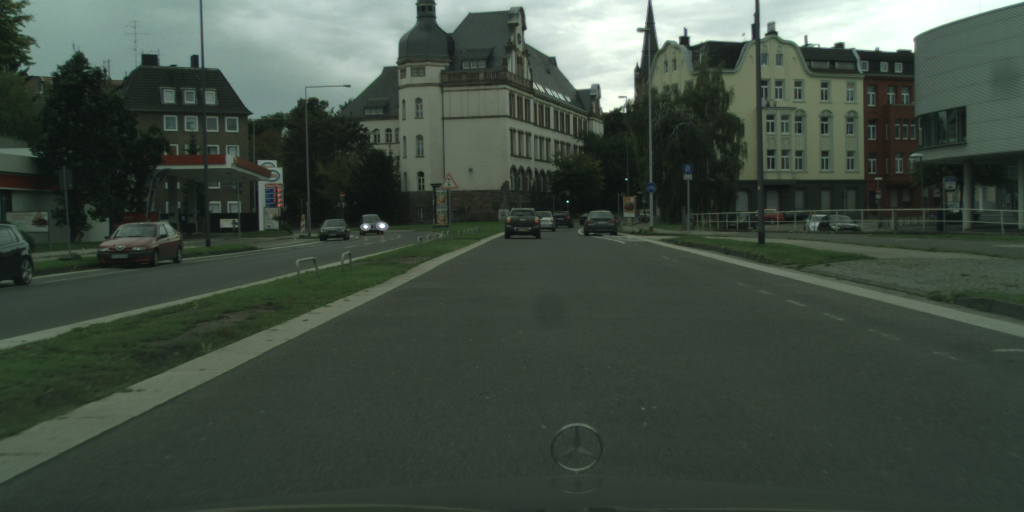
#> input picture images_set/aachen_000001_000019_leftImg8bit.png, 2048 x 1024 px (shown at 1/2 size)
$ python -i convolltion.py   (imports and definitions only)
#> lines starting #> are read from the running program, lines starting #| are printed output that depends on the picture; after the words box and inside, x2 and y2 are one past the last pixel; in counts of white or black regions, pixels touching at a corner belong together
import cv2
import numpy as np
from scipy.ndimage import maximum_filter
from scipy import ndimage
from scipy import signal as sg
import PIL
from PIL import Image, ImageDraw, ImageFilter, ImageShow
import matplotlib.pyplot as plt


# [29 lines left out: functions get_kernel_high, get_kernel_low, circle_image, not called in this run]


def color_adjacent_white_to_red(image_np):
    hsv = cv2.cvtColor(image_np, cv2.COLOR_RGB2HSV)
#> hsv: shape (1024, 2048, 3); mean H, S, V 62.3, 50.1, 75.5
    height, width, _ = hsv.shape
#> height = 1024; width = 2048

    lower_green = np.array([75, 140, 50])
    upper_green = np.array([90, 180, 100])
    mask_green = cv2.inRange(hsv, lower_green, upper_green)
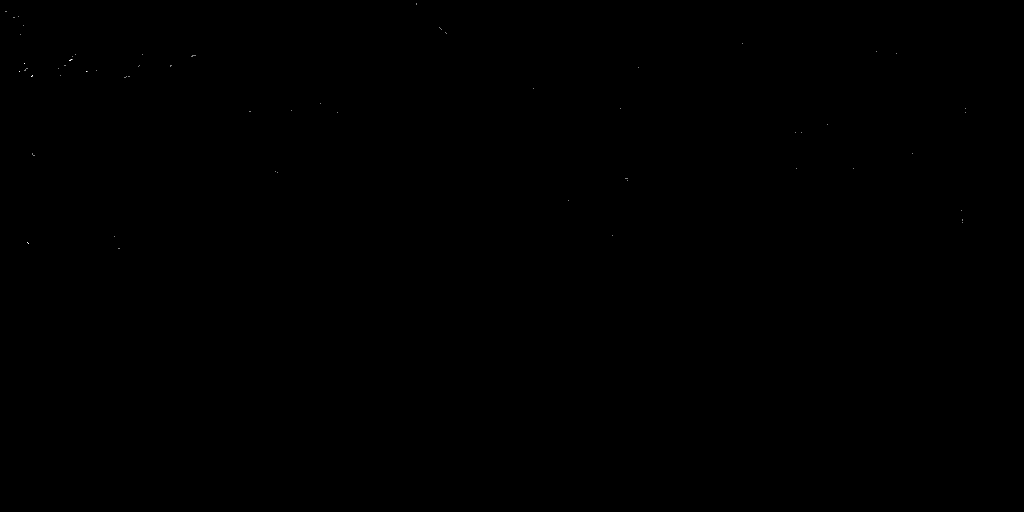
#> mask_green: shape (1024, 2048) (shown at 1/2 size); 0.01% white in thin lines or dots, all inside (x1, y1, x2, y2) = (11, 7, 1932, 498)

    lower_red = np.array([0, 100, 100])
    upper_red = np.array([20, 255, 255])
    mask_red = cv2.inRange(hsv, lower_red, upper_red)
#> mask_red: shape (1024, 2048); 0.01% white; 13 white regions (9 under 20 px), largest, box (x1, y1, x2, y2) and area: (556, 407, 564, 414) 40, (556, 398, 564, 404) 38, (555, 388, 563, 394) 34, (555, 377, 563, 384) 31

    lower_white = np.array([0, 0, 200])
    upper_white = np.array([255, 30, 255])
    mask_white = cv2.inRange(hsv, lower_white, upper_white)
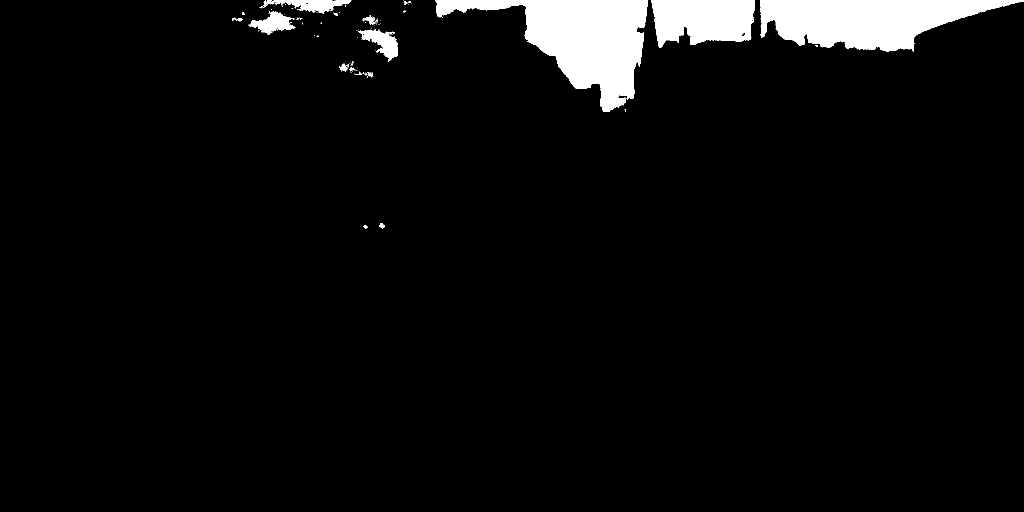
#> mask_white: shape (1024, 2048) (shown at 1/2 size); 4.7% white; 125 white regions (109 under 20 px), largest, box (x1, y1, x2, y2) and area: (871, 0, 1296, 224) 40559, (1520, 0, 2048, 104) 34200, (1303, 0, 1510, 96) 15836

    for y in range(1, height - 1):
        for x in range(1, width - 1):
            if mask_red[y, x] == 255:
                for i in range(-1, 2):
                    for j in range(-1, 2):
                        if mask_white[y+i, x+j] == 255:
                            mask_red[y+i, x+j] = 255
            elif mask_green[y, x] == 255:
                for i in range(-1, 2):
                    for j in range(-1, 2):
                        if mask_white[y + i, x + j] == 255:
                            mask_green[y + i, x + j] = 255

    return mask_red, mask_green


# [66 lines left out: functions identify_traffic_lights_with_hsv, get_kernel1, get_kernel2, identify_traffic_lights_with_hps, main, not called in this run]


# [2 lines not run here, left out]

>>> import cv2
>>> picture = cv2.cvtColor(cv2.imread('images_set/aachen_000001_000019_leftImg8bit.png'), cv2.COLOR_BGR2RGB)
>>> result = color_adjacent_white_to_red(picture)

$ run again, on images_set/aachen_000000_000019_leftImg8bit.png
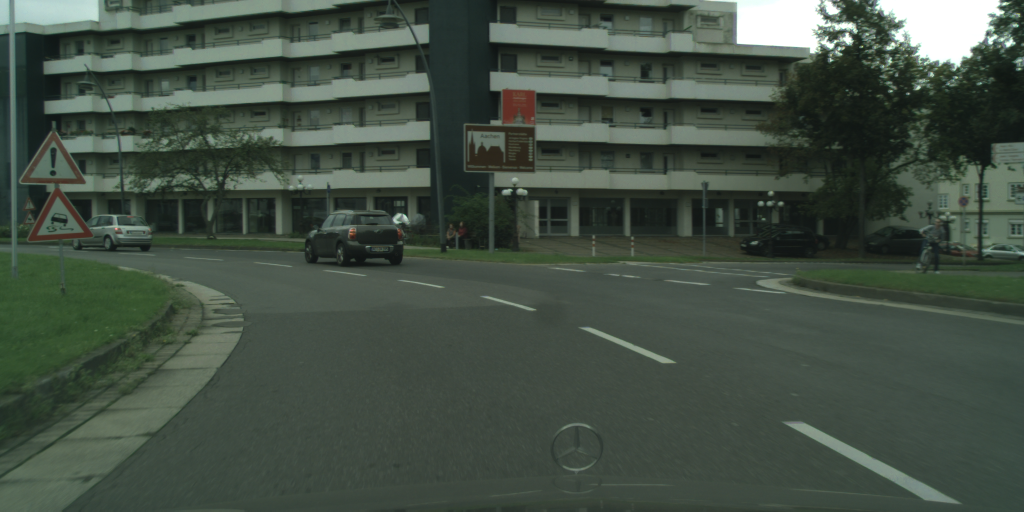
#> input picture images_set/aachen_000000_000019_leftImg8bit.png, 2048 x 1024 px (shown at 1/2 size)
#> hsv: shape (1024, 2048, 3); mean H, S, V 62.6, 49.2, 79.4
#> mask_green: shape (1024, 2048); 0.01% white in thin lines or dots, all inside (x1, y1, x2, y2) = (0, 3, 2048, 497)
#> mask_red: shape (1024, 2048); 0.03% white; 33 white regions (25 under 20 px), largest, box (x1, y1, x2, y2) and area: (1007, 234, 1026, 247) 126, (1025, 184, 1054, 199) 93, (1034, 185, 1050, 193) 89
#> in color_adjacent_white_to_red, `mask_white = cv2.inRange(hsv, lower_white, upper_white)`:
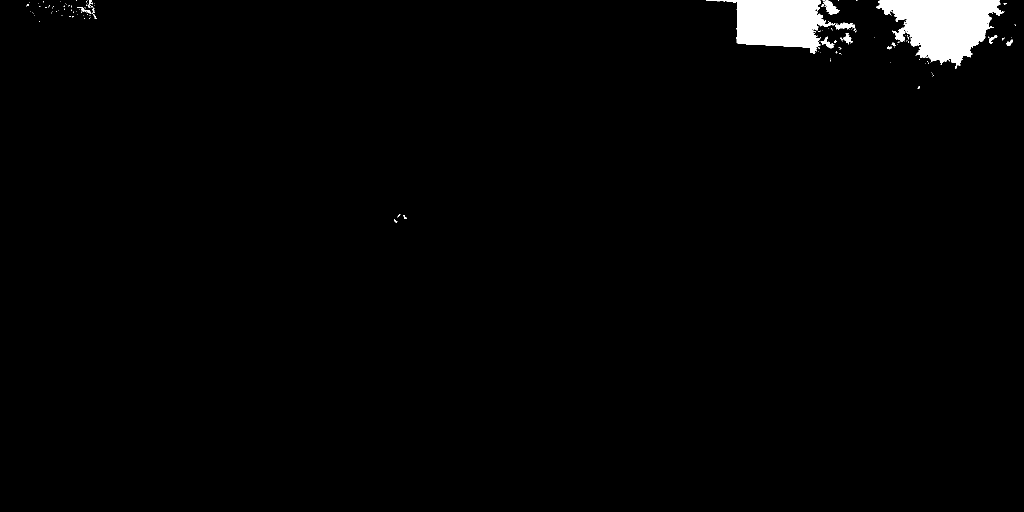
#> mask_white: shape (1024, 2048) (shown at 1/2 size); 1.8% white; 144 white regions (129 under 20 px), largest, box (x1, y1, x2, y2) and area: (1752, 0, 2009, 138) 20093, (1412, 0, 1671, 107) 15397, (1647, 0, 1680, 29) 467

$ run again, on images_set/aachen_000004_000019_leftImg8bit.png
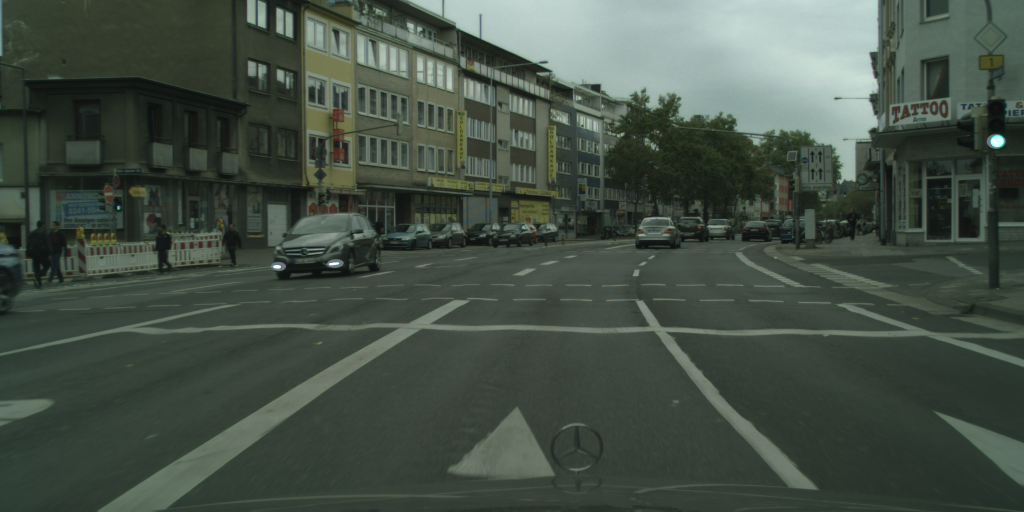
#> input picture images_set/aachen_000004_000019_leftImg8bit.png, 2048 x 1024 px (shown at 1/2 size)
#> hsv: shape (1024, 2048, 3); mean H, S, V 63.2, 47.1, 79.8
#> mask_green: shape (1024, 2048); 0% white in thin lines or dots, all inside (x1, y1, x2, y2) = (75, 12, 2037, 534)
#> mask_red: shape (1024, 2048); 0.01% white in thin lines or dots, all inside (x1, y1, x2, y2) = (679, 123, 1401, 464)
#> in color_adjacent_white_to_red, `mask_white = cv2.inRange(hsv, lower_white, upper_white)`:
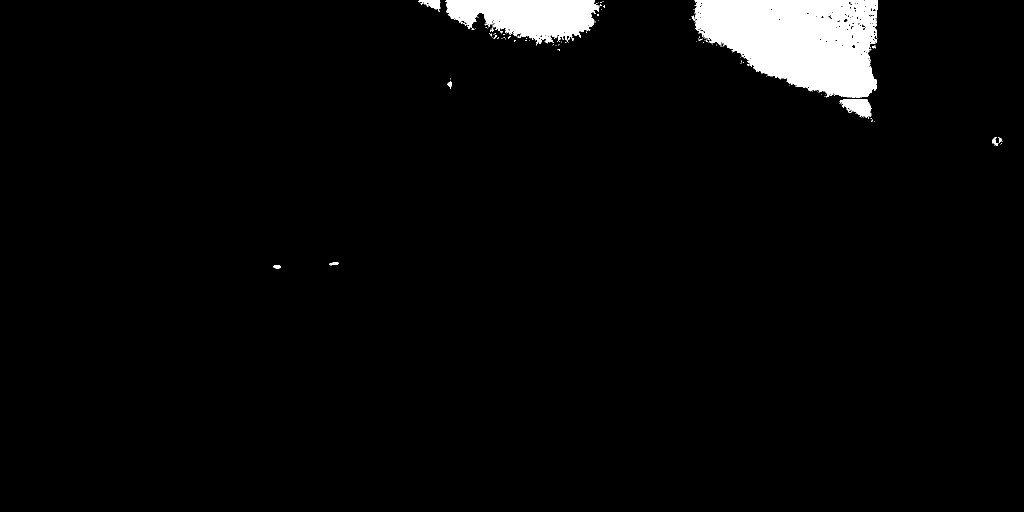
#> mask_white: shape (1024, 2048) (shown at 1/2 size); 3.4% white; 142 white regions (130 under 20 px), largest, box (x1, y1, x2, y2) and area: (1383, 0, 1755, 195) 51823, (891, 0, 1199, 88) 17591, (1680, 199, 1743, 238) 1459
